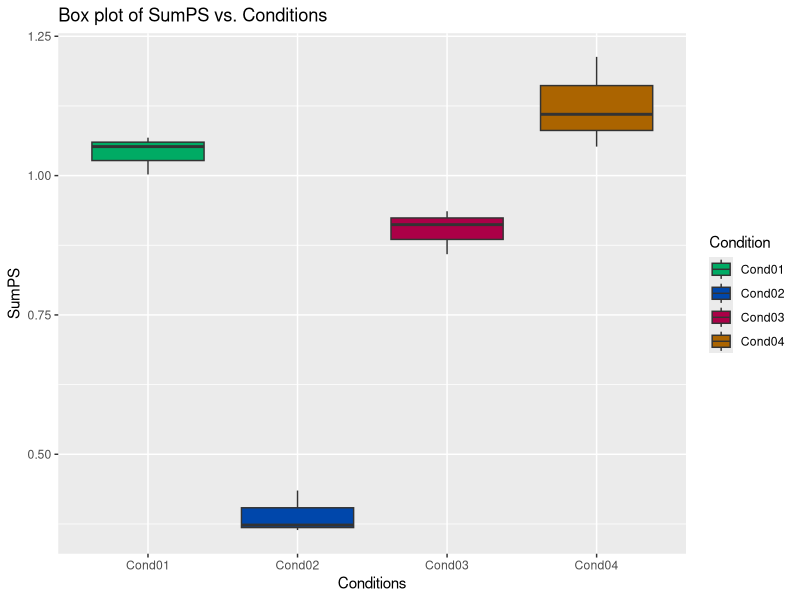
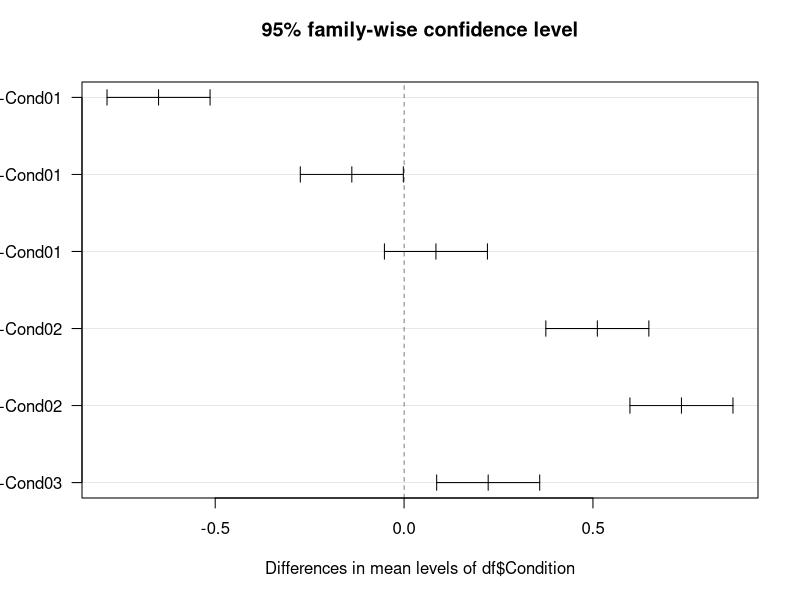
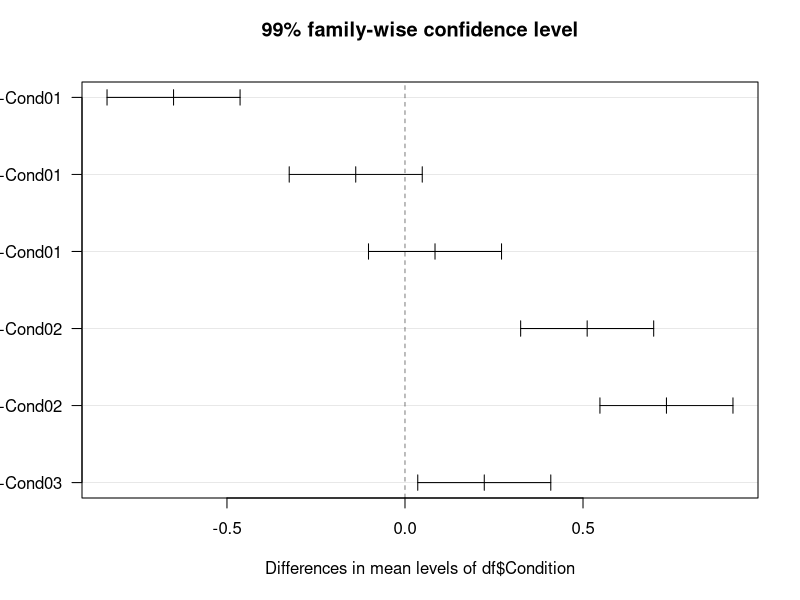

The R source for these figures, in order:
# Evaluate the effect of the Cond01 - Cond04. 
library(tidyverse)
library(readr)
df <- read_csv("LipidomicsDBS_PS.csv")

# Anova test tests for significant difference between >=2 categorical variables.
# Summary gives degrees of freedom for condition, residuals and p-value.
anova_results <- aov(df$SumPS ~ df$Condition, data = df)
summary(anova_results)

# Generate a table of means and grand mean for each condition.
means <- aggregate(SumPS ~ Condition, data = df, mean)
means
mean(means$SumPS)

# Boxplot for the four experimental conditions.
library(ggplot2)
colors <- c("#00ab64", "#0047ab", "#ab0047", "#ab6400")
ggplot(df, aes(x = df$Condition, y = df$SumPS, fill = Condition)) +
  geom_boxplot() +
  scale_fill_manual(values = colors) +
  labs(title = "Box plot of SumPS vs. Conditions",
       x = "Conditions", y = "SumPS")

# Tukey HSD test to find the p-value for each pair of conditions.
t_95 <- TukeyHSD(anova_results, conf.level = 0.95)
t_99 <- TukeyHSD(anova_results, conf.level = 0.99)
# post hoc test at 95% confidence interval
plot(t_95, las = 1)
# post hoc test at 99% confidence interval
plot(t_99, las = 1)